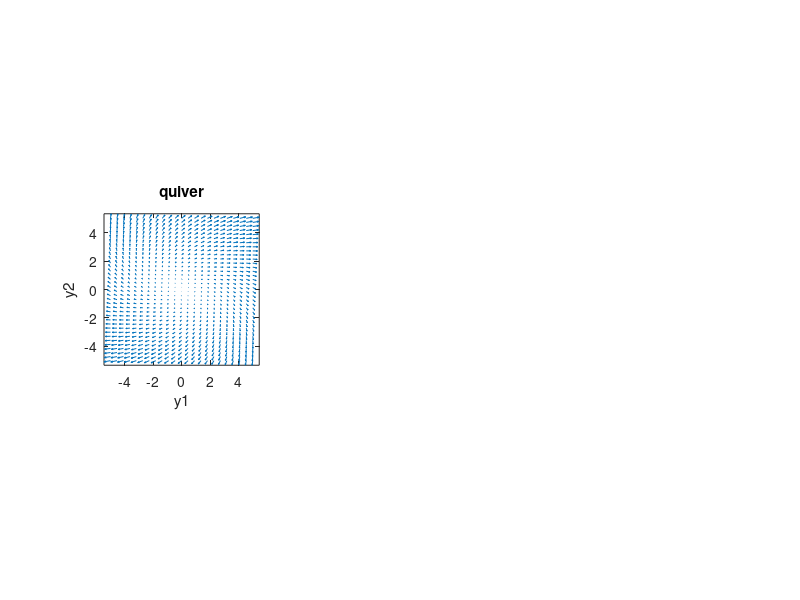

MATLAB code for this plot: (Note: this script raises an error after producing the figure.)
A__ = [ 0.525 , 0.800^2; -0.550^2 , 0.525 ];
n_y1 = 23;
y1_ = linspace(-5,+5,n_y1); dy1 = mean(diff(y1_));
n_y2 = 36;
y2_ = linspace(-5,+5,n_y2); dy2 = mean(diff(y2_));
[Y1__,Y2__] = ndgrid(y1_,y2_);
dy1dt__ = A__(1,1)*Y1__ + A__(1,2)*Y2__ ;
dy2dt__ = A__(2,1)*Y1__ + A__(2,2)*Y2__ ;
subplot(1,3,1);
quiver(Y1__,Y2__,dy1dt__,dy2dt__);
xlim([-5,+5]); xlabel('y1');
ylim([-5,+5]); ylabel('y2');
axis image;
title('quiver');

ODE_RHS = @(t,Y_) A__* Y_ ;
V__ = ODE_RHS([], [ reshape(Y1__,[1,n_y1*n_y2]) ; reshape(Y2__,[1,n_y1*n_y2]) ] );
V1__ = reshape(V__(1,:),[n_y1,n_y2]);
V2__ = reshape(V__(2,:),[n_y1,n_y2]);
W__ = atan2(V2__,V1__);
U1__ = cos(W__);
U2__ = sin(W__);
r = min(dy1,dy2)*0.45;
Y1_pos__ = Y1__ + r*U1__; Y1_pre__ = Y1__ - r*U1__;
Y2_pos__ = Y2__ + r*U2__; Y2_pre__ = Y2__ - r*U2__;
V_mag__ = sqrt(V1__.^2 + V2__.^2); V_max = max(V_mag__,[],'all');
V_mag_lim_ = [prctile(V_mag__(:),15),prctile(V_mag__(:),85)];
C___ = zeros(n_y1,n_y2,3);
c__ = colormap('cool'); n_c = size(c__,1);
nc_index__ = max(0,min(n_c-1,floor(n_c * (V_mag__ - V_mag_lim_(1))/diff(V_mag_lim_))));
for ny1=0:n_y1-1;
for ny2=0:n_y2-1;
C___(1+ny1,1+ny2,:) = c__(1+nc_index__(1+ny1,1+ny2),:);
end;
end;
subplot(1,3,2);
hold on;
p = patch(transpose([Y1_pre__(:),Y1_pos__(:)]),transpose([Y2_pre__(:),Y2_pos__(:)]),repmat(reshape(C___,[1,n_y1*n_y2,3]),[2,1,1]),'EdgeColor','interp');
hold off;
cb = colorbar();
n_trial = 32; T_max = 15;
for ntrial=0:n_trial-1;
tmp_w = 2*pi*(ntrial+0.5)/n_trial;
Y_ini_ = 2*[cos(tmp_w);sin(tmp_w)];
[t_ode,Y_ode_] = ode23(ODE_RHS,linspace(0,5,64),Y_ini_);
hold on;
plot(Y_ini_(1),Y_ini_(2),'ro');
plot(Y_ode_(:,1),Y_ode_(:,2),'r-','LineWidth',2);
hold off;
end;
xlim([-5,+5]); xlabel('y1');
ylim([-5,+5]); ylabel('y2');
axis image;
title('homebrew');

n_y1 = 64;
y1_ = linspace(-5,+5,n_y1); dy1 = mean(diff(y1_));
n_y2 = 65;
y2_ = linspace(-5,+5,n_y2); dy2 = mean(diff(y2_));
[Y1__,Y2__] = ndgrid(y1_,y2_);
ODE_RHS = @(t,Y_) [ sin(2*pi*Y_(1,:)/4) .* exp(-(Y_(2,:)).^2/(2*2^2)) ; cos(2*pi*Y_(2,:)/4) .* exp(-(Y_(1,:)).^2/(2*4^2)) ]  ;
V__ = ODE_RHS([], [ reshape(Y1__,[1,n_y1*n_y2]) ; reshape(Y2__,[1,n_y1*n_y2]) ] );
V1__ = reshape(V__(1,:),[n_y1,n_y2]);
V2__ = reshape(V__(2,:),[n_y1,n_y2]);
W__ = atan2(V2__,V1__);
U1__ = cos(W__);
U2__ = sin(W__);
r = min(dy1,dy2)*0.45;
Y1_pos__ = Y1__ + r*U1__; Y1_pre__ = Y1__ - r*U1__;
Y2_pos__ = Y2__ + r*U2__; Y2_pre__ = Y2__ - r*U2__;
V_mag__ = sqrt(V1__.^2 + V2__.^2); V_max = max(V_mag__,[],'all');
V_mag_lim_ = [prctile(V_mag__(:),15),prctile(V_mag__(:),85)];
C___ = zeros(n_y1,n_y2,3);
c__ = colormap('copper'); n_c = size(c__,1);
nc_index__ = max(0,min(n_c-1,floor(n_c * (V_mag__ - V_mag_lim_(1))/diff(V_mag_lim_)))); 
for ny1=0:n_y1-1;
for ny2=0:n_y2-1;
C___(1+ny1,1+ny2,:) = c__(1+nc_index__(1+ny1,1+ny2),:);
end;
end;
subplot(1,3,3);
hold on;
p = patch(transpose([Y1_pre__(:),Y1_pos__(:)]),transpose([Y2_pre__(:),Y2_pos__(:)]),repmat(reshape(C___,[1,n_y1*n_y2,3]),[2,1,1]),'EdgeColor','interp');
hold off;
cb = colorbar();
n_trial = 8; T_max = 15;
for ntrial=0:n_trial-1;
tmp_w = 2*pi*(ntrial+0.5)/n_trial;
Y_ini_ = 2*[cos(tmp_w);sin(tmp_w)];
[t_ode,Y_ode_] = ode23(ODE_RHS,linspace(0,5,64),Y_ini_);
hold on;
plot(Y_ini_(1),Y_ini_(2),'ro');
plot(Y_ode_(:,1),Y_ode_(:,2),'r-','LineWidth',2);
hold off;
end;
xlim([-5,+5]); xlabel('y1');
ylim([-5,+5]); ylabel('y2');
axis image;
title('arbitrary');
set(gcf,'Position',1+[0,0,1536,512]);